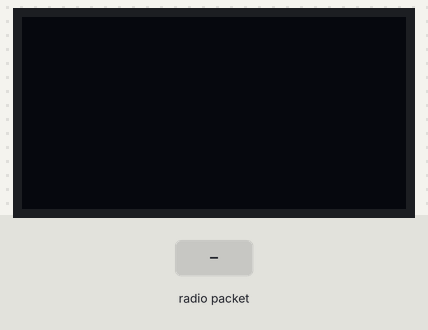
This sketch was run on a simulated ESP32. Shown: 128×64 one-colour display. The test bench sets the inputs (shaded band). No radio packets arrive unless stated; what the sketch prints to the serial monitor is not drawn.

Above: at 1.2 s.
1.3 s: radio packet "5" arrives
At 1.7 s:
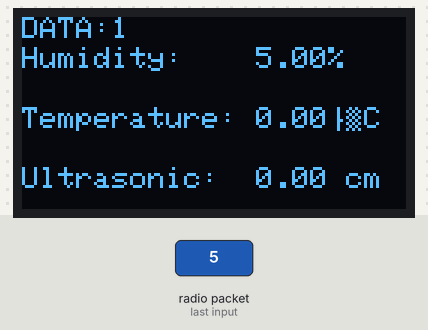
2.8 s: radio packet "90" arrives
At 4.0 s:
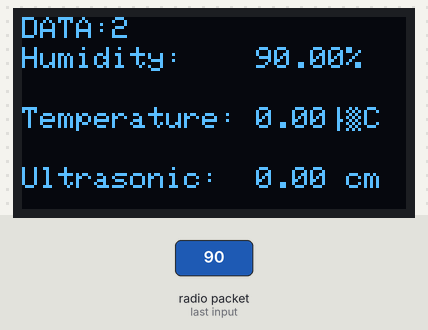
4.3 s: radio packet "200" arrives
At 5.1 s:
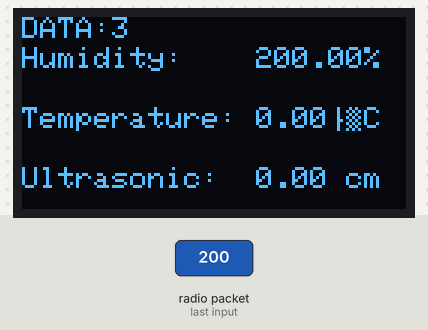
Timing chart, 0 to 7.3 s (numbered marks = the images above; inputs shaded):
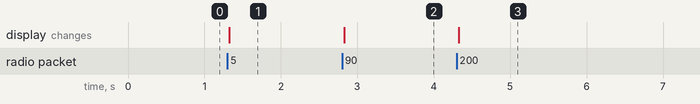

Measured:
- after the input at 1.3 s, the display: changes at once (image 1)
- after the input at 2.8 s, the display: changes at once (image 2)
- after the input at 4.3 s, the display: changes at once (image 3)

The sketch:

telemetrita_rv.ino
```cpp
#include <SPI.h>
#include <nRF24L01.h>
#include <RF24.h>
#include <Adafruit_GFX.h>
#include <Adafruit_SSD1306.h>
#include <Wire.h>

RF24 radio(4, 5); // CE, CSN
const byte address[6] = "00001";
int SUM_DATA = 0;

#define SCREEN_WIDTH 128 // OLED display width, in pixels
#define SCREEN_HEIGHT 64 // OLED display height, in pixels
#define OLED_RESET -1     // Reset pin # (or -1 if sharing Arduino reset pin)

Adafruit_SSD1306 display(SCREEN_WIDTH, SCREEN_HEIGHT, &Wire, OLED_RESET);

void setup()
{
    Serial.begin(9600);
    if (radio.begin())
    {
        Serial.println("Koneksi ESP32 -> nRF24L01 SUKSES");
    }
    else
    {
        Serial.println("Koneksi ESP32 -> nRF24L01 GAGAL || Periksa Sambungan");
        while (1) {}
    }
    radio.openReadingPipe(0, address);
    radio.setDataRate(RF24_2MBPS);
    radio.setPALevel(RF24_PA_MIN, 1);
    radio.startListening(); // RX Mode
    Serial.println("RX Mode");

    if (!display.begin(SSD1306_SWITCHCAPVCC, 0x3C))
    {
        Serial.println(F("SSD1306 allocation failed"));
        for (;;)
            ;
    }
    display.clearDisplay();
    display.setTextSize(1.2);
    display.setTextColor(WHITE);
}

void loop()
{
    if (radio.available())
    {
        SUM_DATA++;
        char text[32] = "";
        radio.read(&text, sizeof(text));
        Serial.println(text);

        // Parse received data
        char *token;
        float humidity, temperature, ultrasonicDistance;

        // Split the string into tokens using "_" as delimiter
        token = strtok(text, "_");
        humidity = atof(token);

        token = strtok(NULL, "_");
        temperature = atof(token);

        token = strtok(NULL, "_");
        ultrasonicDistance = atof(token);

        // Display on OLED
        display.clearDisplay();
        display.setCursor(0, 0);
        display.print("DATA:");
        display.print(SUM_DATA);

        display.setCursor(0, 10);
        display.print("Humidity:    ");
        display.print(humidity);
        display.print("%");

        display.setCursor(0, 30);
        display.print("Temperature: ");
        display.print(temperature);
        display.print("°C");

        display.setCursor(0, 50);
        display.print("Ultrasonic:  ");
        display.print(ultrasonicDistance);
        display.print(" cm");

        display.display();
    }
}
```
